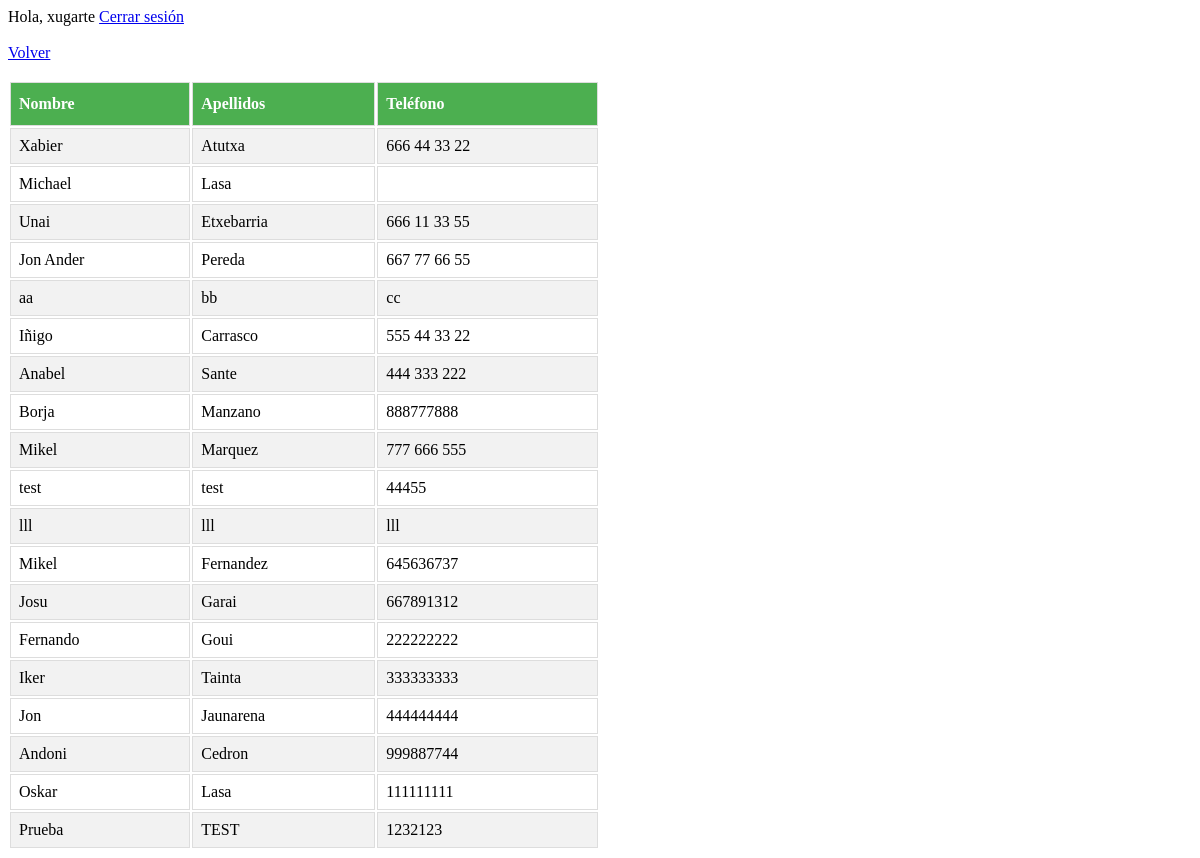
The app's page /controlador/controladorListadoClientes.php (signed in) with its own data.
### tables this page shows
CREATE TABLE `clientes` (
  `IdCliente` int(11) NOT NULL,
  `Nombre` varchar(30) DEFAULT NULL,
  `Apellidos` varchar(50) DEFAULT NULL,
  `Telefono` varchar(20) DEFAULT NULL
);

### controlador/controladorListadoClientes.php (called while the page is built)
<?php
require_once '../modelo/modeloClientes.php';
$cliente = new Cliente();
$datos = $cliente->obtenerClientes();
require_once '../vista/vistaListadoClientes.php';
?>

### core/conector.php (called while the page is built)
<?php
class Conectar{
    public static function conexion(){
        $localhost = 'localhost';
        $usuario = 'root';
        $contrasena = '';
        $bbdd = '2aw3_examenfinal';
        $link = mysqli_connect($localhost, $usuario, $contrasena, $bbdd);
        $link->query("SET NAMES 'utf8'");
        return $link;
    }
}
?>

### modelo/modeloClientes.php (called while the page is built, shortened)
<?php
require_once '../core/conector.php';
class Cliente {
    private $link;
    private $cliente;
    public function __construct(){
        $this->link=Conectar::conexion();
        $this->cliente=array();
    }
    public function obtenerClientes() {
        $sql="CALL spMostrarClientes()";
        $consulta=$this->link->query($sql);
        while ($row = mysqli_fetch_array($consulta, MYSQLI_ASSOC)){
            $this->cliente[]=$row;
        }
        return $this->cliente;
    }
}
?>

### vista/vistaListadoClientes.php (the view, shortened to what this page needs)
<!DOCTYPE html>
<head>
</head>
<?php
    require_once "../controlador/controladorSeguridad.php";
?>
<a href="../vista/menu.php">Volver</a><br><br>
<table id="clientes" >
	<tr>
		<th><strong>Nombre</strong></th>
		<th><strong>Apellidos</strong></th>
                <th><strong>Teléfono</strong></th>
	</tr>
     <?php
    for ($i = 0; $i < count($datos); $i ++) {
        ?>
     	<tr>
		<td><?php echo $datos[$i]['Nombre'];?></td>
		<td><?php echo $datos[$i]['Apellidos'];?></td>
		<td><?php echo $datos[$i]['Telefono'];?></td>
	</tr>
		<?php } ?>
</table>

### vista/vistaListadoClientes.php (style rules this page uses)
#clientes { width: 50%; }
#clientes td, #clientes th { border: 1px solid #ddd; padding: 8px; }
#clientes tr:nth-child(even) { background-color: #f2f2f2; }
#clientes th { padding-top: 12px; padding-bottom: 12px; text-align: left; background-color: #4CAF50; color: white; }

### records on screen
clientes: Nombre "Xabier", Apellidos "Atutxa", Telefono "666 44 33 22"
clientes: Nombre "Michael", Apellidos "Lasa"
clientes: Nombre "Unai", Apellidos "Etxebarria", Telefono "666 11 33 55"
clientes: Nombre "Jon Ander", Apellidos "Pereda", Telefono "667 77 66 55"
clientes: Nombre "aa", Apellidos "bb", Telefono "cc"
clientes: Nombre "Iñigo", Apellidos "Carrasco", Telefono "555 44 33 22"
clientes: Nombre "Anabel", Apellidos "Sante", Telefono "444 333 222"
clientes: Nombre "Borja", Apellidos "Manzano", Telefono "888777888"
clientes: Nombre "Mikel", Apellidos "Marquez", Telefono "777 666 555"
clientes: Nombre "test", Apellidos "test", Telefono "44455"
clientes: Nombre "lll", Apellidos "lll", Telefono "lll"
clientes: Nombre "Mikel", Apellidos "Fernandez", Telefono "645636737"
clientes: Nombre "Josu", Apellidos "Garai", Telefono "667891312"
clientes: Nombre "Fernando", Apellidos "Goui", Telefono "222222222"
clientes: Nombre "Iker", Apellidos "Tainta", Telefono "333333333"
clientes: Nombre "Jon", Apellidos "Jaunarena", Telefono "444444444"
clientes: Nombre "Andoni", Apellidos "Cedron", Telefono "999887744"
clientes: Nombre "Oskar", Apellidos "Lasa", Telefono "111111111"
clientes: Nombre "Prueba", Apellidos "TEST", Telefono "1232123"

### other values on screen
$_SESSION['usuario'] "xugarte"
